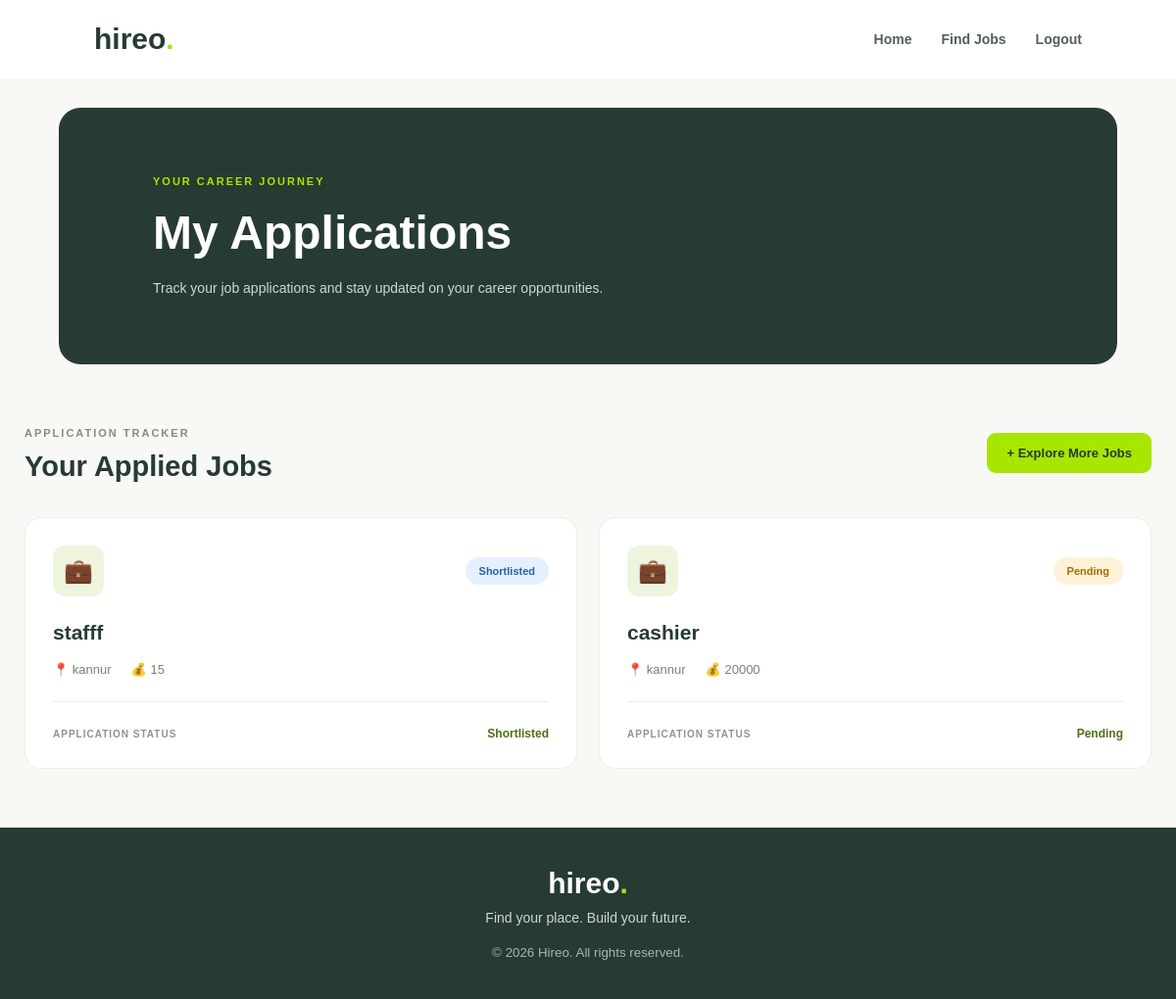
Page /applications/my-applications/ (signed in) on the committed database.
### applications/models.py (models this page shows, shortened)
class JobApplication(models.Model):
    employee=models.ForeignKey(
        EmployeeProfile,
        on_delete=models.CASCADE
    )
    job = models.ForeignKey(
        Job,
        on_delete=models.CASCADE
    )
    applied_at=models.DateTimeField(auto_now_add=True)
    status = models.CharField(choices=[
        ('pending','Pending'),
        ('shortlisted','Shortlisted'),
        ('rejected','Rejected'),
        ('hired','Hired'),
    ],
    default='pending'
)

### jobs/models.py (models this page shows, shortened)
class Job (models.Model):
    company = models.ForeignKey(
    CompanyProfile,
    on_delete=models.CASCADE
        )
    title = models.CharField()
    description = models.TextField()
    location = models.CharField()
    salary = models.CharField()
    created_at = models.DateTimeField(auto_now_add=True)
    is_active = models.BooleanField(default=True)

### applications/views.py (the view)
# urls.py: path('my-applications/', views.my_applications, name='my_applications'),
@login_required
def my_applications(request):
    if request.user.role != 'employee':
        return redirect('login')
    employee = get_object_or_404(EmployeeProfile, user=request.user)
    applications = JobApplication.objects.filter(employee=employee)
    return render(request, 'applications/my_applications.html', {
        'applications': applications
    })

### applications/templates/applications/my_applications.html (shortened to what this page needs)
{% load static %}
<!DOCTYPE html>
<html lang="en">
<head>
<link rel="stylesheet" href="{% static 'css/style.css' %}">
</head>
<body class="my-applications-page">
<nav class="my-app-navbar">
    <a href="{% url 'home' %}" class="my-app-logo">
        hireo<span>.</span>
    </a>
    <div class="my-app-nav-links">
        <a href="{% url 'home' %}">Home</a>
        <a href="{% url 'job_list' %}">Find Jobs</a>
        <a href="{% url 'logout' %}">Logout</a>
    </div>
</nav>
<section class="my-app-hero">
    <span>YOUR CAREER JOURNEY</span>
    <h1>My Applications</h1>
    <p>
        Track your job applications and stay updated
        on your career opportunities.
    </p>
</section>
<main class="my-app-container">
    <div class="my-app-heading">
        <div>
            <span>APPLICATION TRACKER</span>
            <h2>Your Applied Jobs</h2>
        </div>
        <a href="{% url 'job_list' %}">
            + Explore More Jobs
        </a>
    </div>
    <div class="my-app-grid">
        {% for application in applications %}
            <div class="my-app-card">
                <div class="my-app-card-top">
                    <div class="my-app-icon">
                        💼
                    </div>
                    <span class="my-app-status
                        {% if application.status == 'shortlisted' %}
                            status-shortlisted
                        {% elif application.status == 'rejected' %}
                            status-rejected
                        {% elif application.status == 'hired' %}
                            status-hired
                        {% else %}
                            status-pending
                        {% endif %}
                    ">
                        {{ application.status }}
                    </span>
                </div>
                <h3>{{ application.job.title }}</h3>
                <div class="my-app-info">
                    <p>
                        <span>📍</span>
                        {{ application.job.location }}
                    </p>
                    <p>
                        <span>💰</span>
                        {{ application.job.salary }}
                    </p>
                </div>
                <div class="my-app-divider"></div>
                <div class="my-app-card-bottom">
                    <span>APPLICATION STATUS</span>
                    <strong>{{ application.status|title }}</strong>
                </div>
            </div>
        {% endfor %}
    </div>
</main>
<footer class="my-app-footer">
    <h2>hireo<span>.</span></h2>
    <p>Find your place. Build your future.</p>
    <small>© 2026 Hireo. All rights reserved.</small>
</footer>
</body>
</html>

### rows in the picture
JobApplication: status "Shortlisted", job "stafff", job.location "kannur", job.salary "15"
JobApplication: status "Pending", job "cashier", job.location "kannur", job.salary "20000"
